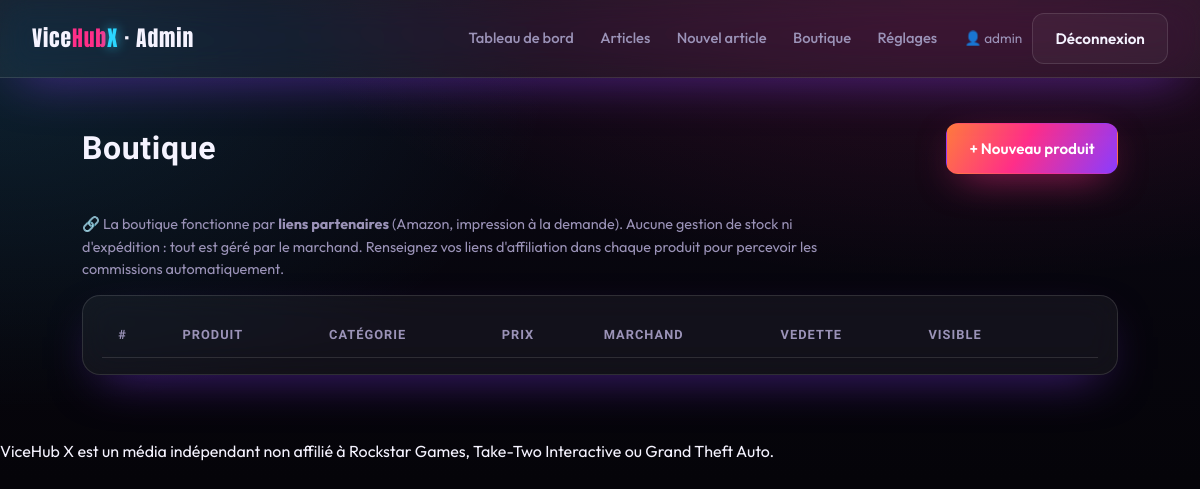
Page /admin/products.php (signed in) on the earlier database version.
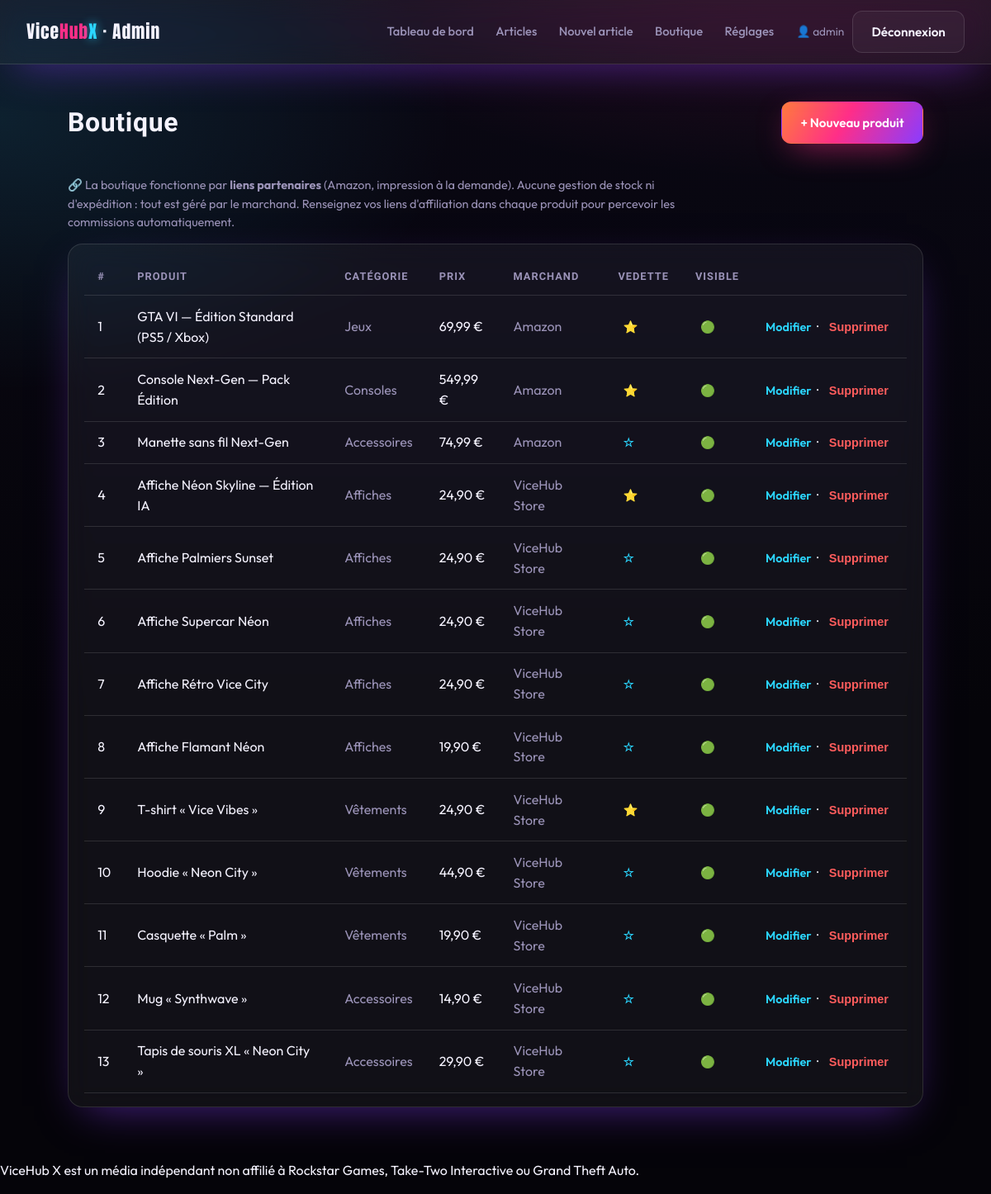
Same page on the later database version.
### tables this page shows
CREATE TABLE products (
    id          INT AUTO_INCREMENT PRIMARY KEY,
    name        VARCHAR(160) NOT NULL,
    slug        VARCHAR(180) NOT NULL UNIQUE,
    description VARCHAR(400),
    category    ENUM('poster','game','console','apparel','accessory','collectible') NOT NULL DEFAULT 'accessory',
    price       DECIMAL(8,2),
    currency    VARCHAR(8) NOT NULL DEFAULT 'EUR',
    image       VARCHAR(255),
    url         VARCHAR(500) NOT NULL,
    merchant    VARCHAR(60),
    badge       VARCHAR(40),
    featured    TINYINT(1) NOT NULL DEFAULT 0,
    active      TINYINT(1) NOT NULL DEFAULT 1,
    sort        INT NOT NULL DEFAULT 0,
    created_at  DATETIME NOT NULL DEFAULT CURRENT_TIMESTAMP,
    lang        ENUM('fr','en') NOT NULL DEFAULT 'fr'
);

### includes/functions.php (called while the page is built, shortened)
<?php
function e(?string $value): string
{
    return htmlspecialchars((string) $value, ENT_QUOTES | ENT_SUBSTITUTE, 'UTF-8');
}
function t(string $key): string
{
    return $GLOBALS['LANG'][$key] ?? $key;
}
function lang(): string
{
    return $GLOBALS['LANG_CODE'] ?? 'fr';
}
function asset(string $path): string
{
    return BASE_URL . '/public/assets/' . ltrim($path, '/');
}
function url(string $path): string
{
    return BASE_URL . '/' . ltrim($path, '/');
}
function product_categories(): array
{
    return lang() === 'fr'
        ? ['poster' => 'Affiches', 'game' => 'Jeux', 'console' => 'Consoles', 'apparel' => 'Vêtements', 'accessory' => 'Accessoires', 'collectible' => 'Collectors']
        : ['poster' => 'Posters', 'game' => 'Games', 'console' => 'Consoles', 'apparel' => 'Apparel', 'accessory' => 'Accessories', 'collectible' => 'Collectibles'];
}
function price_html($price, string $currency = 'EUR'): string
{
    $symbols = ['EUR' => '€', 'USD' => '$', 'GBP' => '£'];
    $sym = $symbols[$currency] ?? $currency;
    $val = number_format((float) $price, 2, lang() === 'fr' ? ',' : '.', lang() === 'fr' ? ' ' : ',');
    return lang() === 'fr' ? $val . ' ' . $sym : $sym . $val;
}

### config/database.php (called while the page is built, shortened)
<?php
function db(): PDO
{
    static $pdo = null;
    if ($pdo instanceof PDO) {
        return $pdo;
    }
    $dsn = sprintf(
        'mysql:host=%s;port=%s;dbname=%s;charset=utf8mb4',
        DB_HOST,
        DB_PORT,
        DB_NAME
    );
    try {
        $pdo = new PDO($dsn, DB_USER, DB_PASS, [
            PDO::ATTR_ERRMODE            => PDO::ERRMODE_EXCEPTION,
            PDO::ATTR_DEFAULT_FETCH_MODE => PDO::FETCH_ASSOC,
            PDO::ATTR_EMULATE_PREPARES   => false,
        ]);
    } catch (PDOException $e) {
        http_response_code(500);
        $hint = (getenv('APP_ENV') ?: 'dev') === 'prod'
            ? 'Service momentanément indisponible.'
            : 'Connexion base de données impossible : ' . $e->getMessage()
              . ' — vérifiez config/config.php et que la base "' . DB_NAME . '" existe.';
        exit('<p style="font-family:sans-serif;padding:2rem;color:#fff;background:#0a0a12">'
            . htmlspecialchars($hint, ENT_QUOTES, 'UTF-8') . '</p>');
    }
    return $pdo;
}

### admin/products.php (the view, shortened to what the changed rows need)
<?php
require __DIR__ . '/../includes/admin_header.php';
$products = db()->query('SELECT * FROM products ORDER BY sort ASC, id ASC')->fetchAll();
$cats = product_categories();
?>
<div class="admin-bar">
    <h1>Boutique</h1>
</div>
<div class="glass" style="border-radius:18px;padding:1rem 1.2rem;overflow-x:auto">
    <table class="data-table">
        <thead><tr><th>#</th><th>Produit</th><th>Catégorie</th><th>Prix</th><th>Marchand</th><th>Vedette</th><th>Visible</th><th></th></tr></thead>
        <tbody>
        <?php foreach ($products as $p): ?>
            <tr>
                <td><?= (int) $p['id'] ?></td>
                <td><?= e($p['name']) ?></td>
                <td class="muted"><?= e($cats[$p['category']] ?? $p['category']) ?></td>
                <td><?= $p['price'] !== null ? e(price_html($p['price'], $p['currency'])) : '—' ?></td>
                <td class="muted"><?= e($p['merchant'] ?? '—') ?></td>
                <td>
                    <form method="post" style="display:inline">
                        <button class="link-all" style="background:none;border:0;cursor:pointer"><?= $p['featured'] ? '⭐' : '☆' ?></button>
                    </form>
                </td>
                <td>
                    <form method="post" style="display:inline">
                        <button class="link-all" style="background:none;border:0;cursor:pointer"><?= $p['active'] ? '🟢' : '⚪' ?></button>
                    </form>
                </td>
                <td style="white-space:nowrap">
                    <a class="link-all" href="<?= e(url('admin/product-edit.php?id=' . (int) $p['id'])) ?>"><?= e(t('admin_edit')) ?></a>
                    &nbsp;·&nbsp;
                    <form method="post" style="display:inline" onsubmit="return confirm('Supprimer ce produit ?')">
                        <button class="link-all" style="background:none;border:0;color:#ff5d5d;cursor:pointer"><?= e(t('admin_delete')) ?></button>
                    </form>
                </td>
            </tr>
        <?php endforeach; ?>
        </tbody>
    </table>
</div>
<?php require __DIR__ . '/../includes/admin_footer.php'; ?>

### includes/admin_header.php (shortened to what the changed rows need)
<?php
$admin_nav = [
    ['dashboard.php', t('admin_dashboard')],
    ['articles.php',  t('admin_articles')],
    ['article-create.php', t('admin_new')],
    ['products.php',  'Boutique'],
    ['settings.php',  'Réglages'],
];
?>
<!DOCTYPE html>
<html lang="<?= e(lang()) ?>">
<head>
    <link rel="stylesheet" href="<?= e(asset('css/style.css')) ?>">
</head>
<body>
<header class="site-header glass">
    <div class="header-inner">
        <nav class="site-nav">
            <?php foreach ($admin_nav as [$href, $label]): ?>
                <a href="<?= e(url('admin/' . $href)) ?>"><?= e($label) ?></a>
            <?php endforeach; ?>
        </nav>
    </div>
</header>
<main class="admin-shell">

Differences in the rows shown:
added products: id "1", name "GTA VI — Édition Standard (PS5 / Xbox)", category "Jeux", price_html($p['price'], $p['currency']) "69,99 €", merchant "Amazon"
added products: id "2", name "Console Next-Gen — Pack Édition", category "Consoles", price_html($p['price'], $p['currency']) "549,99 €", merchant "Amazon"
added products: id "3", name "Manette sans fil Next-Gen", category "Accessoires", price_html($p['price'], $p['currency']) "74,99 €", merchant "Amazon"
added products: id "4", name "Affiche Néon Skyline — Édition IA", category "Affiches", price_html($p['price'], $p['currency']) "24,90 €", merchant "ViceHub Store"
added products: id "5", name "Affiche Palmiers Sunset", category "Affiches", price_html($p['price'], $p['currency']) "24,90 €", merchant "ViceHub Store"
added products: id "6", name "Affiche Supercar Néon", category "Affiches", price_html($p['price'], $p['currency']) "24,90 €", merchant "ViceHub Store"
added products: id "7", name "Affiche Rétro Vice City", category "Affiches", price_html($p['price'], $p['currency']) "24,90 €", merchant "ViceHub Store"
added products: id "8", name "Affiche Flamant Néon", category "Affiches", price_html($p['price'], $p['currency']) "19,90 €", merchant "ViceHub Store"
added products: id "9", name "T-shirt « Vice Vibes »", category "Vêtements", price_html($p['price'], $p['currency']) "24,90 €", merchant "ViceHub Store"
added products: id "10", name "Hoodie « Neon City »", category "Vêtements", price_html($p['price'], $p['currency']) "44,90 €", merchant "ViceHub Store"
added products: id "11", name "Casquette « Palm »", category "Vêtements", price_html($p['price'], $p['currency']) "19,90 €", merchant "ViceHub Store"
added products: id "12", name "Mug « Synthwave »", category "Accessoires", price_html($p['price'], $p['currency']) "14,90 €", merchant "ViceHub Store"
added products: id "13", name "Tapis de souris XL « Neon City »", category "Accessoires", price_html($p['price'], $p['currency']) "29,90 €", merchant "ViceHub Store"
